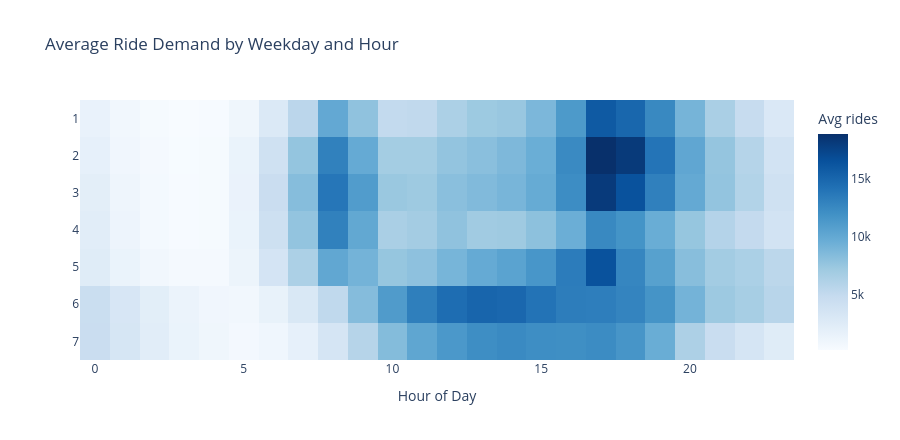

Notebook cell for this chart:
### Markdown cell above
## 5. Temporal Patterns

Ta tính số chuyến trung bình theo từng `date × hour`, sau đó tổng hợp theo `weekday × hour` để mô tả nhịp nhu cầu điển hình.

### Code cell
temporal = con.sql(
    """
    WITH daily_hour AS (
        SELECT
            date,
            weekday,
            hour,
            COUNT(*) AS rides
        FROM trips
        GROUP BY date, weekday, hour
    )
    SELECT
        weekday,
        hour,
        AVG(rides) AS avg_rides
    FROM daily_hour
    GROUP BY weekday, hour
    ORDER BY weekday, hour
    """
).pl()

weekday_order = [1, 2, 3, 4, 5, 6, 7]

weekday_names = [
    "Monday",
    "Tuesday",
    "Wednesday",
    "Thursday",
    "Friday",
    "Saturday",
    "Sunday",
]

hours = list(range(24))

pivot = (
    temporal
    .pivot(
        values="avg_rides",
        index="weekday",
        on="hour",
        aggregate_function="first",
    )
    .sort("weekday")
)

z = pivot.select([str(h) for h in hours]).to_numpy()

heatmap_fig = go.Figure(
    data=go.Heatmap(
        z=z,
        x=hours,
        y=weekday_order,
        colorscale="Blues",
        colorbar={"title": "Avg rides"},
        hovertemplate=(
            "<b>%{y}</b><br>"
            "Hour: %{x}:00<br>"
            "Average rides: %{z:,.0f}"
            "<extra></extra>"
        ),
    )
)

heatmap_fig.update_layout(
    title="Average Ride Demand by Weekday and Hour",
    xaxis_title="Hour of Day",
    yaxis_title=None,
    template="plotly_white",
    height=440,
)
heatmap_fig.update_yaxes(autorange="reversed")
heatmap_fig.show()

### Figure 1 — Plotly figure (JSON) as saved in the notebook; plotly's stock layout.template omitted (floating-point values rounded to 4 significant figures; data arrays with more than 128 entries replaced by an {"elided": "..."} marker saying what was removed)
{"data": [{"colorbar": {"title": {"text": "Avg rides"}}, "colorscale": [[0, "rgb(247,251,255)"], [0.125, "rgb(222,235,247)"], [0.25, "rgb(198,219,239)"], [0.375, "rgb(158,202,225)"], [0.5, "rgb(107,174,214)"], [0.625, "rgb(66,146,198)"], [0.75, "rgb(33,113,181)"], [0.875, "rgb(8,81,156)"], [1, "rgb(8,48,107)"]], "hovertemplate": "<b>%{y}</b><br>Hour: %{x}:00<br>Average rides: %{z:,.0f}<extra></extra>", "type": "heatmap", "x": [0, 1, 2, 3, 4, 5, 6, 7, 8, 9, 10, 11, 12, 13, 14, 15, 16, 17, 18, 19, 20, 21, 22, 23], "y": [1, 2, 3, 4, 5, 6, 7], "z": {"elided": "7x24 float values"}}], "layout": {"height": 440, "title": {"text": "Average Ride Demand by Weekday and Hour"}, "xaxis": {"title": {"text": "Hour of Day"}}, "yaxis": {"autorange": "reversed", "title": {}}}}
